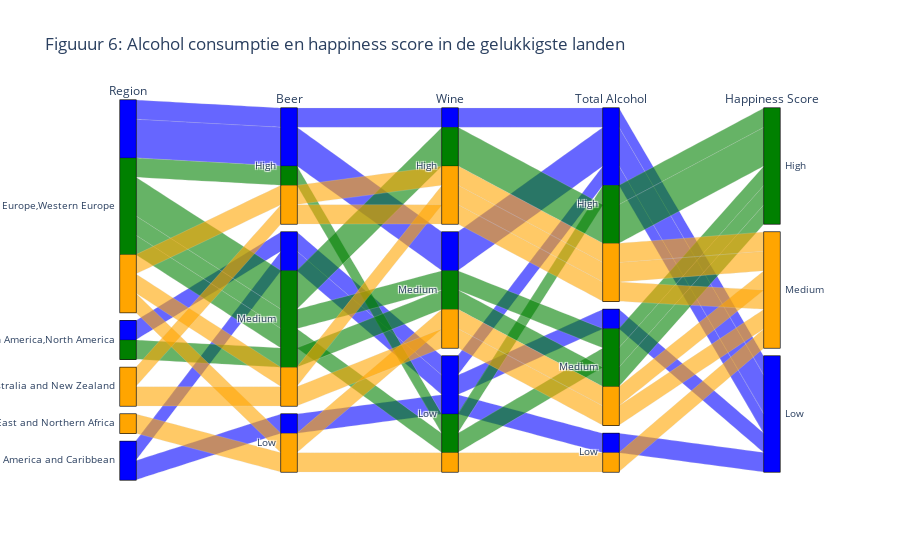

Source (notebook cell):
### Markdown cell above
Figuur 5 laat de pearson correlatie zijn tussen de gelukkigste landen en de happiness score. In de visualisatie is te zien dat de correlatie tussen bier en de happiness score onder de -0,4 uitkomt de de correlatie tussen sterke drank en de happiness score ook ongeveer 0,4 is. Hieruit kan daarmee worden geconcludeerd dat alcohol een negatief effect heeft op het geluk.

### Code cell
df3 = collab_df2.copy()
df3['HP_qcut'], HP_qcut_retbins = pd.qcut(df3['HappinessScore'], q = 3, labels = ['Low', 'Medium', 'High'], retbins = True)
df3['TA_cut'], TA_cut_retbins = pd.cut(df3['Total_alcohol'], bins = 3, labels = ['Low', 'Medium', 'High'], retbins = True)
df3['B_cut'], B_cut_retbins = pd.cut(df3['Beer_PerCapita'], bins = 3, labels = ['Low', 'Medium', 'High'], retbins = True)
df3['W_cut'], W_cut_retbins = pd.cut(df3['Wine_PerCapita'], bins = 3, labels = ['Low', 'Medium', 'High'], retbins = True)
df3['GDP_qcut'], W_cut_retbins = pd.qcut(df3['Economy (GDP per Capita)'],  q = 3, labels = ['Low', 'Medium', 'High'], retbins = True)


colors = {'Low': 'blue', 'Medium': 'orange', 'High': 'green'}

fig = go.Figure(go.Parcats(
    dimensions=[
        {'label': 'Region', 'values': df3['Region']},
        {'label': 'Beer', 'values': df3['B_cut'], 'categoryarray': ['High', 'Medium', 'Low']},
        {'label': 'Wine', 'values': df3['W_cut'], 'categoryarray': ['High', 'Medium', 'Low']},
        {'label': 'Total Alcohol', 'values': df3['TA_cut'], 'categoryarray': ['High', 'Medium', 'Low']},
        {'label': 'Happiness Score', 'values': df3['HP_qcut'], 'categoryarray': ['High', 'Medium', 'Low']}
        
    ],
    line=dict(color=[colors[i] for i in df3['HP_qcut']])
))

fig.update_layout(
    title='Figuuur 6: Alcohol consumptie en happiness score in de gelukkigste landen'
)
fig.show()

### Figure 1 — Plotly figure (JSON) as saved in the notebook; plotly's stock layout.template omitted (floating-point values rounded to 4 significant figures)
{"data": [{"dimensions": [{"label": "Region", "values": [["Western Europe", "Western Europe"], ["Western Europe", "Western Europe"], ["Western Europe", "Western Europe"], ["Western Europe", "Western Europe"], ["Western Europe", "Western Europe"], ["North America", "North America"], ["Western Europe", "Western Europe"], ["Australia and New Zealand", "Australia and New Zealand"], ["Australia and New Zealand", "Australia and New Zealand"], ["Western Europe", "Western Europe"], ["Middle East and Northern Africa", "Middle East and Northern Africa"], ["Western Europe", "Western Europe"], ["North America", "North America"], ["Latin America and Caribbean", "Latin America and Caribbean"], ["Western Europe", "Western Europe"], ["Latin America and Caribbean", "Latin America and Caribbean"], ["Western Europe", "Western Europe"], ["Western Europe", "Western Europe"]]}, {"categoryarray": ["High", "Medium", "Low"], "label": "Beer", "values": ["Medium", "Medium", "Medium", "Medium", "High", "Medium", "Medium", "Medium", "High", "Low", "Low", "High", "Medium", "Low", "High", "Medium", "High", "High"]}, {"categoryarray": ["High", "Medium", "Low"], "label": "Wine", "values": ["High", "High", "Low", "Medium", "Low", "Medium", "High", "Medium", "High", "Medium", "Low", "High", "Low", "Low", "Medium", "Low", "High", "Medium"]}, {"categoryarray": ["High", "Medium", "Low"], "label": "Total Alcohol", "values": ["High", "High", "Medium", "Medium", "High", "Medium", "High", "Medium", "High", "Medium", "Low", "High", "High", "Low", "High", "Medium", "High", "High"]}, {"categoryarray": ["High", "Medium", "Low"], "label": "Happiness Score", "values": ["High", "High", "High", "High", "High", "High", "Medium", "Medium", "Medium", "Medium", "Medium", "Medium", "Low", "Low", "Low", "Low", "Low", "Low"]}], "line": {"color": ["green", "green", "green", "green", "green", "green", "orange", "orange", "orange", "orange", "orange", "orange", "blue", "blue", "blue", "blue", "blue", "blue"]}, "type": "parcats"}], "layout": {"title": {"text": "Figuuur 6: Alcohol consumptie en happiness score in de gelukkigste landen"}}}
